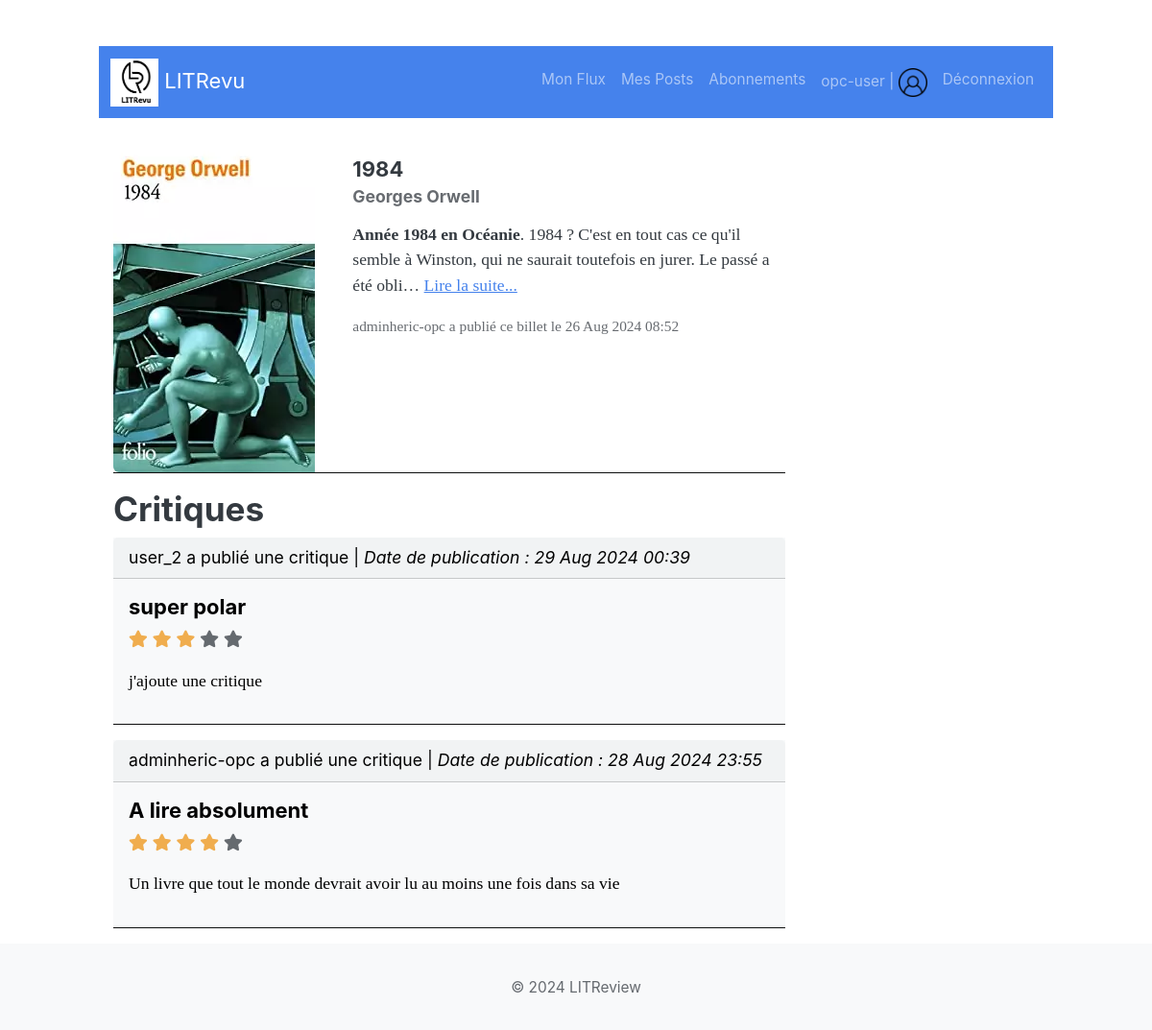
/feed/ticket/17/ (signed in), run on the app's committed database.
### accounts/models.py (models this page shows)
class User(AbstractUser):
    pass

### feed/models.py (models this page shows, shortened)
class Ticket(models.Model):
    title = models.CharField(max_length=128, help_text='Titre du billet')
    author = models.CharField(max_length=128, default='Auteur inconnu', help_text='Auteur du livre')
    description = RichTextField(max_length=2048, blank=True, help_text='Description du livre')
    user = models.ForeignKey(settings.AUTH_USER_MODEL, on_delete=models.CASCADE)
    image = models.ImageField(upload_to='images/', null=True, blank=True)
    time_created = models.DateTimeField(auto_now_add=True)

class Review(models.Model):
    ticket = models.ForeignKey(Ticket, on_delete=models.CASCADE)
    rating = models.PositiveIntegerField(
        validators=[MinValueValidator(1), MaxValueValidator(5)],
        help_text='Note attribuée au livre'
    )
    headline = models.CharField(max_length=128, help_text='Titre de la critique')
    body = models.TextField(max_length=8192, blank=True, help_text='Contenu de la critique')
    user = models.ForeignKey(settings.AUTH_USER_MODEL, on_delete=models.CASCADE)
    time_created = models.DateTimeField(auto_now_add=True)

### feed/views.py (the view)
# urls.py: path('ticket/<int:pk>/', TicketDetailView.as_view(), name='ticket_detail'),
class TicketDetailView(LoginRequiredMixin, DetailView):
    model = Ticket
    template_name = 'feed/ticket_detail.html'
    def get_context_data(self, **kwargs):
        context = super().get_context_data(**kwargs)
        context['reviews'] = self.object.review_set.all().order_by('-time_created')
        context['stars'] = range(1, 6)
        return context

### feed/templates/feed/ticket_detail.html (shortened to what this page needs)
{% extends 'base.html' %}
{% block content %}
<div class="container mt-4">
    <div class="card mb-3 custom-border" style="max-width: 700px;">
        <div class="row g-0">
            {% if ticket.image %}
            <div class="col-md-4">
                <img src="{{ ticket.image.url }}" class="img-fluid rounded-start" alt="{{ ticket.title }}">
            </div>
            {% endif %}
            <div class="{% if ticket.image %}col-md-8{% else %}col-md-12{% endif %}">
                <div class="card-body">
                    <h5 class="card-title">{{ ticket.title }}</h5>
                    <h6 class="card-subtitle text-muted mb-2">{{ ticket.author }}</h6>
                    <p class="card-text">
                        <div id="shortDescription{{ forloop.counter }}">{{ ticket.description|truncatechars:200|safe }}
                            {% if ticket.description|length > 200 %}
                            <a href="#" data-index="{{ forloop.counter }}" class="toggleDescription">Lire la suite...</a>
                            {% endif %}
                        </div>
                    </p>
                    <p class="card-text"><small class="text-body-secondary"> {% if ticket.user == request.user %}Vous avez{% else %}{{ ticket.user.username }} a{% endif %} publié ce billet le {{ ticket.time_created|date:"d M Y H:i" }}</small></p>
                </div>
            </div>
        </div>
    </div>
    <h2>Critiques</h2>
    {% for review in reviews %}
    <div class="card text-bg-light mb-3 custom-border" style="max-width: 700px;">
        <div class="card-header">{% if review.user == request.user %}Vous avez{% else %}{{ review.user.username }} a{% endif %} publié une critique
            | <em>Date de publication : {{ review.time_created|date:"d M Y H:i" }}</em>
        </div>
        <div class="card-body">
            <h5 class="card-title">{{ review.headline }}</h5>
            <div class="mb-2">
                {% for star in stars %}
                <i class="fa fa-star {% if review.rating >= star %}text-warning{% else %}text-muted{% endif %}"></i>
                {% endfor %}
            </div>
            <p class="card-text">
                <div id="shortReview{{ forloop.parentloop.counter }}{{ forloop.counter }}">{{ review.body|truncatechars:200|safe }}
                </div>
            </p>
        </div>
    </div>
    {% endfor %}
</div>
{% endblock %}

### templates/base.html (shortened to what this page needs)
{% load static %}
<!DOCTYPE html>
<html lang="fr">
<head>
    <link href="https://cdnjs.cloudflare.com/ajax/libs/font-awesome/5.15.1/css/all.min.css" rel="stylesheet">
    <link href="https://cdn.jsdelivr.net/npm/bootswatch@5/dist/litera/bootstrap.min.css" rel="stylesheet">
    <link rel="stylesheet" href="https://cdn.jsdelivr.net/npm/bootstrap-icons/font/bootstrap-icons.css">
    <link rel="stylesheet" href="{% static 'css/styles.css' %}">
</head>
<body>
    <div class="container mt-5">
        <nav class="navbar navbar-expand-lg navbar-dark bg-primary">
            <div class="container-fluid">
                <a class="navbar-brand" href="{% url 'feed:feed' %}">
                    <img src="{% static 'images/logo.jpeg' %}" alt="Logo" width="50" height="50">
                    LITRevu
                </a>
                <div class="collapse navbar-collapse" id="navbarNav">
                    <ul class="navbar-nav ms-auto">
                        {% if user.is_authenticated %}
                        <li class="nav-item">
                            <a class="nav-link" href="{% url 'feed:feed' %}">Mon Flux</a>
                        </li>
                        <li class="nav-item">
                            <a class="nav-link" href="{% url 'feed:posts' %}">Mes Posts</a>
                        </li>
                        <li class="nav-item">
                            <a class="nav-link" href="{% url 'feed:follow_list' %}">Abonnements</a>
                        </li>
                        <li class="nav-item">
                            <a class="nav-link">
                                {{ user.username }} |
                                <img src="{% static 'images/avatar.png' %}" alt="Avatar" width="30" height="30">
                            </a>
                        </li>
                        <li class="nav-item">
                            <a class="nav-link" href="{% url 'accounts:logout' %}"> Déconnexion</a>
                        </li>
                        {% else %}
                        <li class="nav-item">
                            <a class="nav-link" href="{% url 'accounts:login' %}">Connexion</a>
                        </li>
                        {% endif %}
                    </ul>
                </div>
            </div>
        </nav>
        <main>
            {% block content %}{% endblock %}
        </main>
    </div>
</body>
<footer class="footer mt-auto py-3 bg-light">
    <div class="container text-center">
        <span class="text-muted">© 2024 LITReview</span>
    </div>
</footer>
</html>

### accounts/static/css/styles.css (style rules this page uses)
.container { max-width: 1024px; margin-right: auto; margin-left: auto; padding-right: 15px; padding-left: 15px; width: 100%; }
html, body { height: 100%; margin: 0; }
.footer { width: 100%; height: 90px; line-height: 60px; background-color: #f5f5f5; }
.card.custom-border { border-top: none; border-left: none; border-right: none; border-bottom: 1px solid #0e0f0f; border-radius: 0; }

### data on the page
User: username "opc-user"
Ticket: image (picture), title "1984", author "Georges Orwell", description "Année 1984 en Océanie . 1984 ? C'est en tout cas ce qu'il semble à Winston, qui ne saurait toutefois en jurer. Le passé a été obli…", user.username "adminheric-opc", time_created "26 Aug 2024 08:52"
Review: user.username "user_2", time_created "29 Aug 2024 00:39", headline "super polar", rating 3 (drawn), body "j'ajoute une critique"
Review: user.username "adminheric-opc", time_created "28 Aug 2024 23:55", headline "A lire absolument", rating 4 (drawn), body "Un livre que tout le monde devrait avoir lu au moins une fois dans sa vie"
